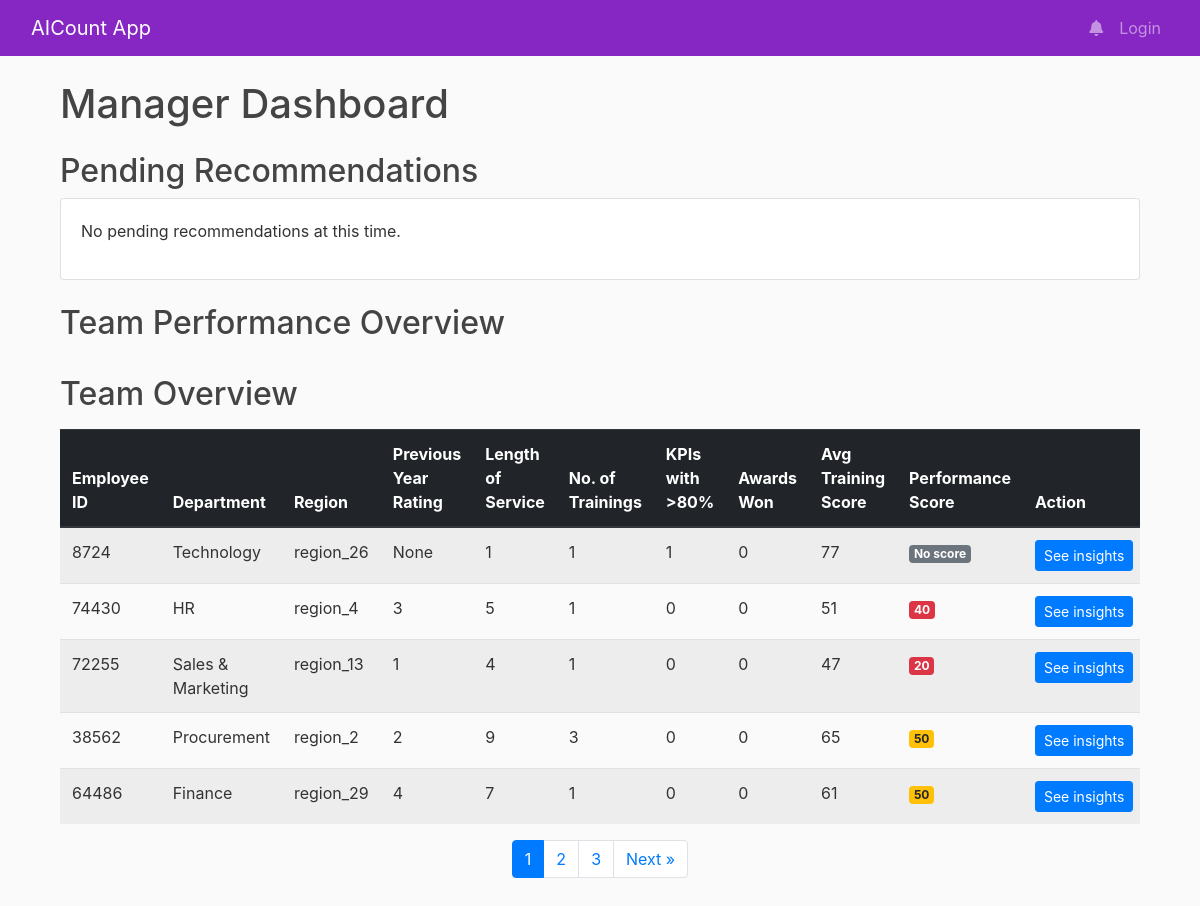
The page /manager_dashboard on the database as committed earlier.
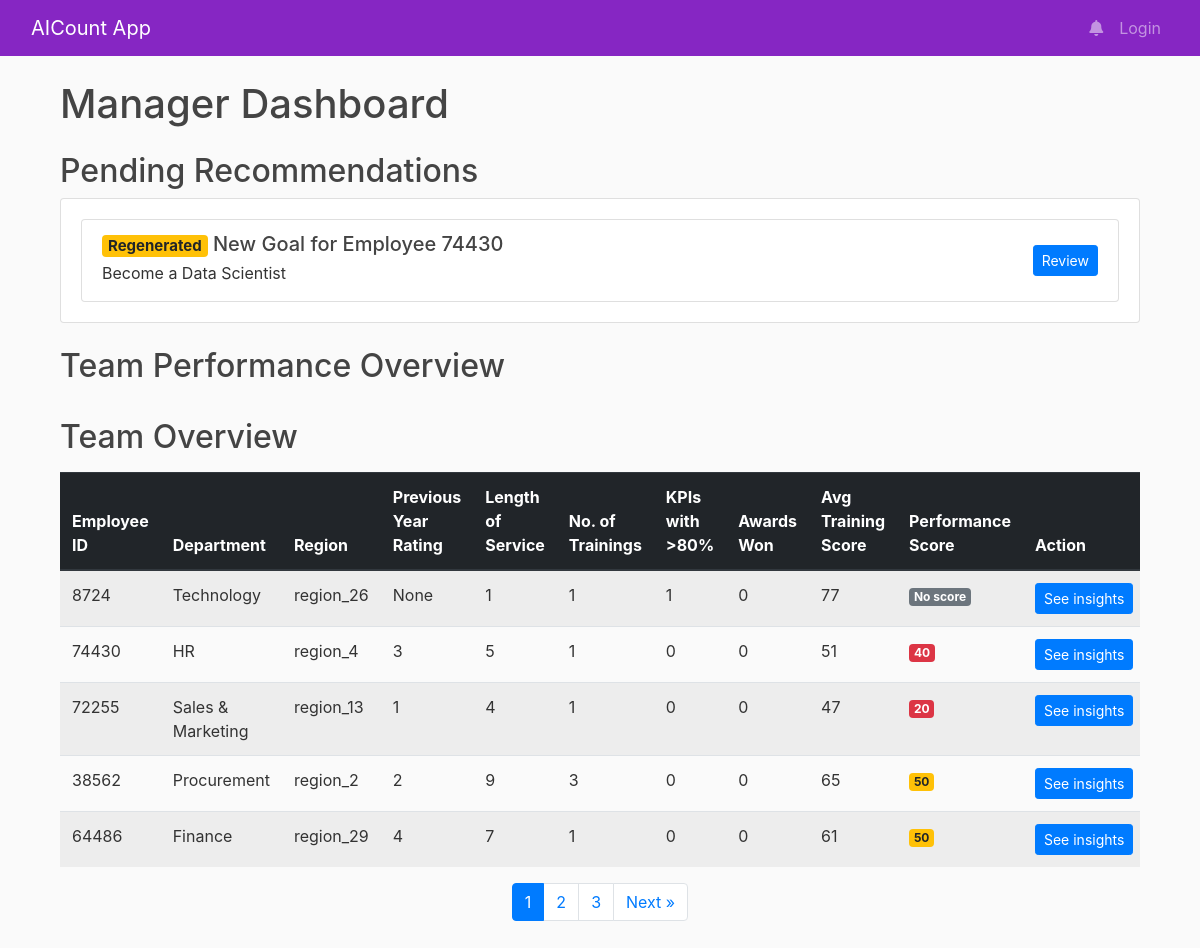
The same page on the database as committed later.
### tables this page shows
CREATE TABLE employees (
        id INTEGER PRIMARY KEY,
        employee_id INTEGER,
        department TEXT,
        region TEXT,
        previous_year_rating INTEGER,
        length_of_service INTEGER,
        no_of_trainings INTEGER,
        KPIs_met_more_than_80 INTEGER,
        awards_won INTEGER,
        avg_training_score INTEGER,
        performance_score INTEGER
    );

CREATE TABLE recommendations (
        id INTEGER PRIMARY KEY,
        employee_id INTEGER,
        current_project TEXT,
        current_performance_score INTEGER,
        new_goal TEXT,
        recommendation VARCHAR(255),
        timestamp TIMESTAMP,
        status TEXT
    );

### flaskblog/routes.py (the view)
@app.route('/manager_dashboard')
def manager_dashboard():
    page = request.args.get('page', 1, type=int)
    per_page = 5  # Number of employees per page
    start = (page - 1) * per_page
    end = start + per_page
    conn = get_db_connection()
    cursor = conn.cursor()
    cursor.execute('SELECT * FROM employees')
    employees = cursor.fetchall()
    total_employees = len(employees)
    total_pages = ceil(total_employees / per_page)
    page_range_start = max(1, page - 2)
    page_range_end = min(total_pages, page + 2)
    page_range = list(range(page_range_start, page_range_end + 1))
    employees = employees[start:end]  # Limit to current page
    team_plots = generate_team_plots()
    recent_updates = [
        {'author': 'Team Lead', 'author_avatar': 'sumit.jpeg', 'date_posted': '2024-07-24',
         'content': 'Project X milestone achieved!'},
    ]
    cursor.close()
    conn.close()
    pending_recommendations = get_pending_recommendations()
    return render_template('manager_dashboard.html',
                           title='Manager Dashboard',
                           employees=employees,
                           recent_updates=recent_updates,
                           page=page,
                           total_pages=total_pages,
                           page_range=page_range,
                           team_plots=team_plots,
                           pending_recommendations=pending_recommendations)

### flaskblog/routes.py (called while the page is built)
def get_db_connection():
    conn = sqlite3.connect(r'C:\Users\hussin.TRN\Desktop\ai_for_infosys_hr\AIthics\flaskblog.db')
    conn.row_factory = sqlite3.Row  # Access rows as dictionaries
    return conn

def get_pending_recommendations():
    conn = get_db_connection()
    cursor = conn.cursor()
    cursor.execute("SELECT * FROM recommendations WHERE status = 'Pending' ORDER BY timestamp DESC")
    recommendations = cursor.fetchall()
    conn.close()
    return recommendations

@app.teardown_appcontext
def close_connection(exception=None):
    conn = getattr(g, '_database', None)
    if conn is not None:
        conn.close()

### flaskblog/templates/manager_dashboard.html (shortened to what the changed rows need)
{% extends "layout.html" %}
{% block content %}
<div class="container-fluid mt-4">
    <h1 class="mb-4">Manager Dashboard</h1>
    <div class="row mb-4">
        <div class="col-12">
            <h2>Pending Recommendations</h2>
            <div class="card">
                <div class="card-body">
                    {% if pending_recommendations %}
                        <ul class="list-group">
                        {% for recommendation in pending_recommendations %}
                            <li class="list-group-item d-flex justify-content-between align-items-center">
                                <div>
                                    <h5 class="mb-1">
                                        {% if recommendation.status == 'Pending' and recommendation.id != recommendation.original_id %}
                                            <span class="badge badge-warning">Regenerated</span>
                                        {% endif %}
                                        New Goal for Employee {{ recommendation.employee_id }}
                                    </h5>
                                    <p class="mb-1">{{ recommendation.new_goal }}</p>
                                </div>
                                <a href="{{ url_for('view_recommendation', recommendation_id=recommendation.id) }}" class="btn btn-primary btn-sm">Review</a>
                            </li>
                        {% endfor %}
                        </ul>
                    {% else %}
                        <p>No pending recommendations at this time.</p>
                    {% endif %}
                </div>
            </div>
        </div>
    </div>
    <div class="row mb-4">
        <div class="col-12">
            <h2>Team Performance Overview</h2>
        </div>
    </div>
    <div class="row">
        <div class="col-md-12">
            <section class="mb-5">
                <h2 class="mb-3">Team Overview</h2>
                <div class="table-responsive">
                    <table class="table table-striped">
                        <thead class="thead-dark">
                            <tr>
                                <th>Employee ID</th>
                                <th>Department</th>
                                <th>Region</th>
                                <th>Previous Year Rating</th>
                                <th>Length of Service</th>
                                <th>No. of Trainings</th>
                                <th>KPIs with >80%</th>
                                <th>Awards Won</th>
                                <th>Avg Training Score</th>
                                <th>Performance Score</th>
                                <th>Action</th>
                            </tr>
                        </thead>
                        <tbody>
                            {% for employee in employees %}
                            <tr>
                                <td>{{ employee.employee_id }}</td>
                                <td>{{ employee.department }}</td>
                                <td>{{ employee.region }}</td>
                                <td>{{ employee.previous_year_rating }}</td>
                                <td>{{ employee.length_of_service }}</td>
                                <td>{{ employee.no_of_trainings }}</td>
                                <td>{{ employee.KPIs_met_more_than_80 }}</td>
                                <td>{{ employee.awards_won }}</td>
                                <td>{{ employee.avg_training_score }}</td>
                                <td>
                                    {% if employee.performance_score is not none %}
                                        <span class="badge
                                            {% if employee.performance_score >= 75 %}
                                                badge-success
                                            {% elif employee.performance_score >= 50 %}
                                                badge-warning
                                            {% else %}
                                                badge-danger
                                            {% endif %}">
                                            {{ employee.performance_score }}
                                        </span>
                                    {% else %}
                                        <span class="badge badge-secondary">No score</span>
                                    {% endif %}
                                </td>
                                <td>
                                    <button class="btn btn-primary btn-sm" onclick="get_insights('{{ employee.employee_id }}')">See insights</button>
                                </td>
                            </tr>
                            {% endfor %}
                        </tbody>
                    </table>
                </div>
                <nav aria-label="Page navigation">
                    <ul class="pagination justify-content-center">
                        {% for p in page_range %}
                        <li class="page-item {% if p == page %}active{% endif %}">
                            <a class="page-link" href="{{ url_for('manager_dashboard', page=p) }}">{{ p }}</a>
                        </li>
                        {% endfor %}
                    </ul>
                </nav>
            </section>
        </div>
    </div>
</div>
{% endblock %}

Rows that differ between the two databases and show on the page:
added recommendations: status "Regenerated", employee_id "74430", new_goal "Become a Data Scientist"
Other text that changed with them:
text no longer shown: "No pending recommendations at this time."
